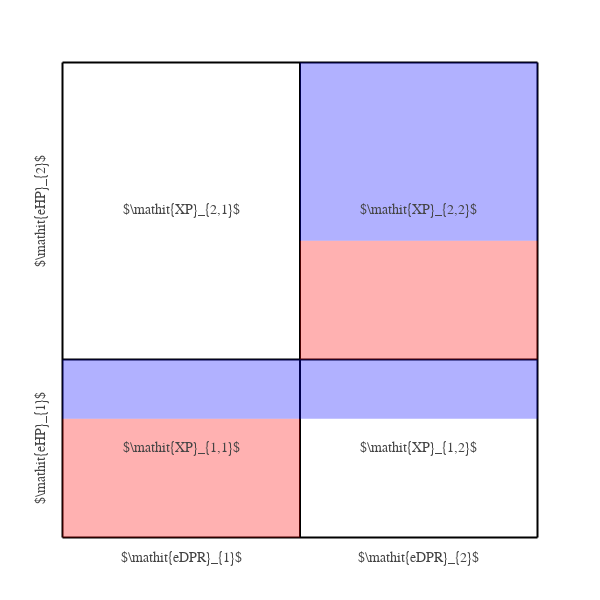

The notebook cell this image was saved under:
### Code cell
# An example encounter diagram for two NPCs defeated in order using single target damage
eDPRs = [4, 4]
eHPs  = [3, 5]
eDPR_total = np.sum(eDPRs)
eHP_total = np.sum(eHPs)

damage = [
    {'targets': [0,1], 'damage': 2, 'efficiency': 1.0, 'color': 'red'},
    {'targets': [0], 'damage': 1, 'efficiency': 1.0, 'color': 'blue'},
    {'targets': [1], 'damage': 3, 'efficiency': 1.0, 'color': 'blue'}
]

XP_log = create_XP_log(eHPs, eDPRs, damage)

# create figure
fig = go.Figure(
    layout=go.Layout(
        template=tfb.FIG_TEMPLATE,
        margin=dict(l=15, r=15, b=15, t=15, pad=4),
        #margin=dict(autoexpand=True),
        dragmode=False,
        xaxis=dict(
            range=[-0.1*eDPR_total, 1.1*eDPR_total],
            #autorange=True,
            mirror=False,
            showgrid=False,
            showline=False,
            zeroline=False,
            showticklabels=False,
            ticks='', minor=dict(ticks=''),
        ),
        yaxis=dict(
            range=[-0.1*eHP_total, 1.1*eHP_total],
            #autorange=True,
            mirror=False,
            showgrid=False,
            showline=False,
            zeroline=False,
            showticklabels=False,
            ticks='', minor=dict(ticks=''),
        ),
    )
)

fig = generate_XP_diagram_plotly(eHPs, eDPRs, XP_log, fig=fig)

# show figure
fig.update_layout(width=600, height=600)
fig.show(config=tfb.FIG_CONFIG)

# save figures
if SAVEFIGS:
    fig.update_layout(autosize=True, width=None, height=None)
    tfb.save_fig_html(fig, format='large', name='fig-xp-encounter-diagram-two-npcs-mixed-forward-large', style='aspect-ratio: 600/600;')
    tfb.save_fig_html(fig, format='small', name='fig-xp-encounter-diagram-two-npcs-mixed-forward-small', style='aspect-ratio: 600/600;')


enc_XP_total = encounter_XP(eDPRs, eHPs)
adj_XP_total = adjusted_XP_total(XP_log)
print('encounter multiplier: {:.2f}'.format(adj_XP_total/enc_XP_total))
eHP_total = sum(eHPs)
dmg_total = damage_total(XP_log)
dmg_overflow = damage_overflow_total(XP_log)
print('percent damage done: {} %'.format(100*dmg_total/eHP_total))
print('percent damage overflow: {} %'.format(100*(dmg_overflow/eHP_total)))

### Figure 1 — Plotly figure (JSON) as saved in the notebook; plotly's stock layout.template omitted (floating-point values rounded to 4 significant figures)
{"data": [{"hoverinfo": "skip", "line": {"color": "black", "dash": "solid"}, "mode": "lines", "showlegend": false, "type": "scatter", "x": [0, 8], "y": [0, 0]}, {"hoverinfo": "skip", "line": {"color": "black", "dash": "solid"}, "mode": "lines", "showlegend": false, "type": "scatter", "x": [0, 0], "y": [0, 8]}, {"hoverinfo": "skip", "line": {"color": "black", "dash": "solid"}, "mode": "lines", "showlegend": false, "type": "scatter", "x": [0, 8], "y": [3, 3]}, {"hoverinfo": "skip", "line": {"color": "black", "dash": "solid"}, "mode": "lines", "showlegend": false, "type": "scatter", "x": [4, 4], "y": [0, 8]}, {"hoverinfo": "skip", "line": {"color": "black", "dash": "solid"}, "mode": "lines", "showlegend": false, "type": "scatter", "x": [0, 8], "y": [8, 8]}, {"hoverinfo": "skip", "line": {"color": "black", "dash": "solid"}, "mode": "lines", "showlegend": false, "type": "scatter", "x": [8, 8], "y": [0, 8]}], "layout": {"annotations": [{"showarrow": false, "text": "$\\mathit{XP}_{1,1}$", "x": 2, "y": 1.5}, {"showarrow": false, "text": "$\\mathit{XP}_{2,1}$", "x": 2, "y": 5.5}, {"showarrow": false, "text": "$\\mathit{XP}_{1,2}$", "x": 6, "y": 1.5}, {"showarrow": false, "text": "$\\mathit{XP}_{2,2}$", "x": 6, "y": 5.5}, {"showarrow": false, "text": "$\\mathit{eDPR}_{1}$", "x": 2, "y": -0.35}, {"showarrow": false, "text": "$\\mathit{eHP}_{1}$", "textangle": -90, "x": -0.35, "y": 1.5}, {"showarrow": false, "text": "$\\mathit{eDPR}_{2}$", "x": 6, "y": -0.35}, {"showarrow": false, "text": "$\\mathit{eHP}_{2}$", "textangle": -90, "x": -0.35, "y": 5.5}], "dragmode": false, "height": 600, "margin": {"b": 15, "l": 15, "pad": 4, "r": 15, "t": 15}, "shapes": [{"fillcolor": "red", "line": {"color": "rgba(250,250,250,0)"}, "opacity": 0.3, "type": "rect", "x0": 0, "x1": 4, "y0": 0, "y1": 2}, {"fillcolor": "red", "line": {"color": "rgba(250,250,250,0)"}, "opacity": 0.3, "type": "rect", "x0": 4, "x1": 8, "y0": 3, "y1": 5}, {"fillcolor": "blue", "line": {"color": "rgba(250,250,250,0)"}, "opacity": 0.3, "type": "rect", "x0": 0, "x1": 4, "y0": 2, "y1": 3}, {"fillcolor": "blue", "line": {"color": "rgba(250,250,250,0)"}, "opacity": 0.3, "type": "rect", "x0": 4, "x1": 8, "y0": 2, "y1": 3}, {"fillcolor": "blue", "line": {"color": "rgba(250,250,250,0)"}, "opacity": 0.3, "type": "rect", "x0": 4, "x1": 8, "y0": 5, "y1": 8}], "width": 600, "xaxis": {"minor": {"ticks": ""}, "mirror": false, "range": [-0.8, 8.8], "showgrid": false, "showline": false, "showticklabels": false, "ticks": "", "zeroline": false}, "yaxis": {"minor": {"ticks": ""}, "mirror": false, "range": [-0.8, 8.8], "showgrid": false, "showline": false, "showticklabels": false, "ticks": "", "zeroline": false}}}
